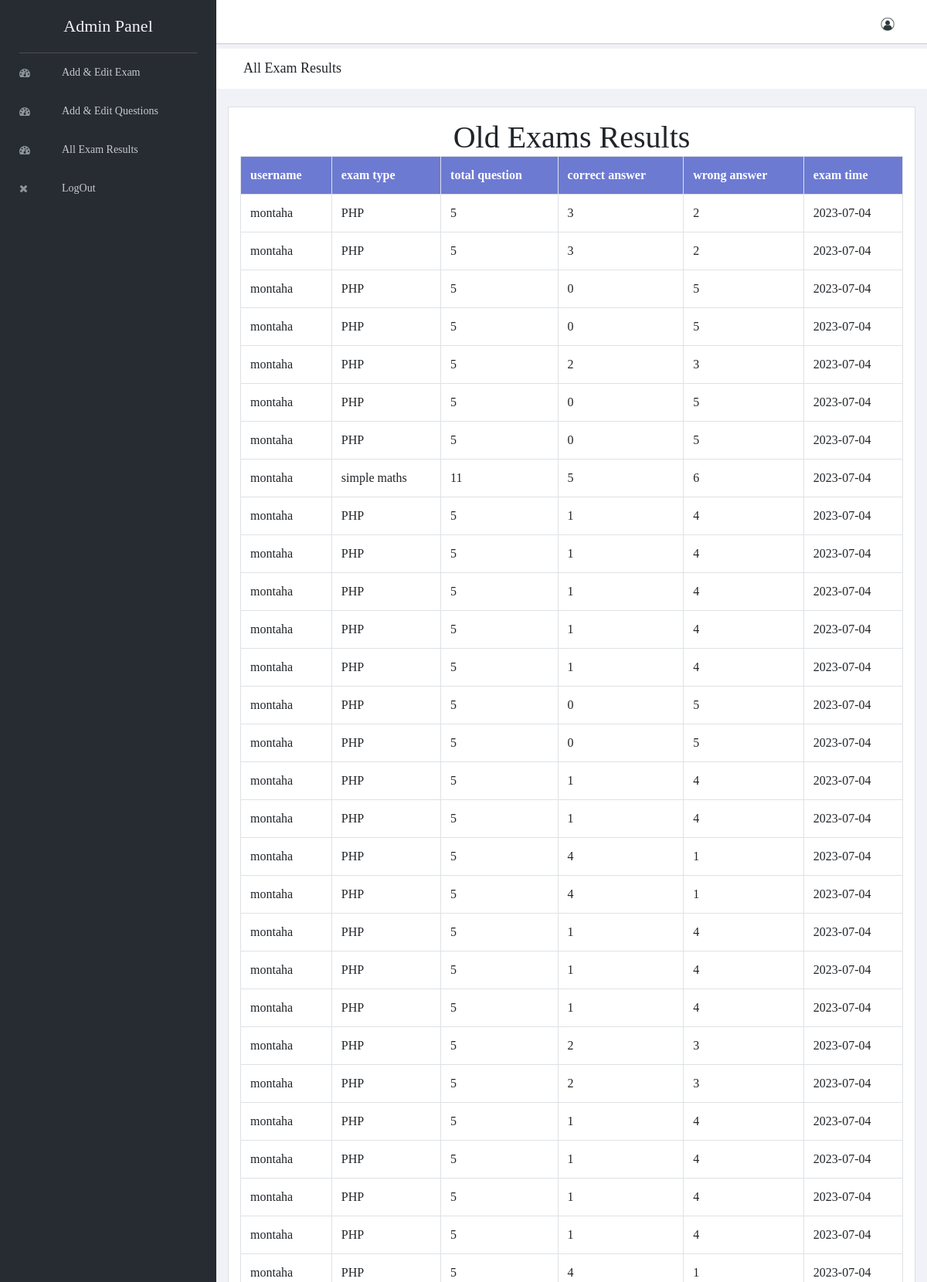
The page /admin/old-exam-results.php (signed in, upper part) on the database its author committed.
### tables this page shows
CREATE TABLE `exam_results` (
  `id` int(5) NOT NULL,
  `username` varchar(100) NOT NULL,
  `exam_type` varchar(100) NOT NULL,
  `total_question` varchar(10) NOT NULL,
  `correct_answer` varchar(10) NOT NULL,
  `wrong_answer` varchar(10) NOT NULL,
  `exam_time` varchar(50) NOT NULL
);

### admin/old-exam-results.php (the view, shortened to what this page needs)
<?php
include "header.php";
include "../connection.php";
    ?>
    <div class="breadcrumbs">
        <div class="col-sm-4">
            <div class="page-header float-left">
                <div class="page-title">
                    <h1>All Exam Results</h1>
                </div>
            </div>
        </div>
    </div>
    <div class="content mt-3">
        <div class="animated fadeIn">
            <div class="row">
                <div class="col-lg-12">
                    <div class="card">
                        <div class="card-body">
                            <center>
                                <h1>Old Exams Results</h1>
                            </center>
                            <?php
                            $res=mysqli_query($link,"select * from exam_results order by id desc");
                            $count=mysqli_num_rows($res);
                            if($count==0)
                            {
                                ?>
                                <center>
                                    <h1>No Results Found</h1>
                                </center>
                                <?php
                            }
                            else{
                                echo "<table class='table table-bordered'>";
                                echo "<tr style='background-color: #6D7AD2; color:white'>";
                                echo "<th>"; echo "username"; echo "</th>";
                                echo "<th>"; echo "exam type"; echo "</th>";
                                echo "<th>"; echo "total question";  echo "</th>";
                                echo "<th>"; echo "correct answer";  echo "</th>";
                                echo "<th>"; echo "wrong answer";  echo "</th>";
                                echo "<th>"; echo "exam time"; echo "</th>";
                                echo "</tr>";
                                while($row=mysqli_fetch_array($res))
                                {
                                    echo "<tr>";
                                    echo "<td>"; echo $row["username"]; echo "</td>";
                                    echo "<td>"; echo $row["exam_type"]; echo "</td>";
                                    echo "<td>"; echo $row["total_question"];  echo "</td>";
                                    echo "<td>"; echo $row["correct_answer"];  echo "</td>";
                                    echo "<td>"; echo $row["wrong_answer"];  echo "</td>";
                                    echo "<td>"; echo $row["exam_time"]; echo "</td>";
                                    echo "</tr>";
                                }
                                echo "</table>";
                            }
                            ?>
                        </div>
                    </div>
                </div>
            </div>
        </div>
    </div>
<?php
include "footer.php";
?>

### admin/header.php (shortened to what this page needs)
<!doctype html>
<html class="no-js" lang="en">
<head>
    <link rel="stylesheet" href="vendors/bootstrap/dist/css/bootstrap.min.css">
    <link rel="stylesheet" href="vendors/font-awesome/css/font-awesome.min.css">
    <link rel="stylesheet" href="vendors/themify-icons/css/themify-icons.css">
    <link rel="stylesheet" href="vendors/flag-icon-css/css/flag-icon.min.css">
    <link rel="stylesheet" href="vendors/selectFX/css/cs-skin-elastic.css">
    <link rel="stylesheet" href="assets/css/style.css">
</head>
<body>
<aside id="left-panel" class="left-panel">
    <nav class="navbar navbar-expand-sm navbar-default">
        <div class="navbar-header">
            <a class="navbar-brand" href="./">
                Admin Panel
            </a>
        </div>
        <div id="main-menu" class="main-menu collapse navbar-collapse">
            <ul class="nav navbar-nav">
                <li>
                    <a href="exam_category.php"> <i class="menu-icon fa fa-dashboard"></i>Add & Edit Exam</a>
                </li>
                <li>
                    <a href="add_edit_exam_questions.php"> <i class="menu-icon fa fa-dashboard"></i>Add & Edit Questions</a>
                </li>
                <li>
                    <a href="old-exam-results.php"> <i class="menu-icon fa fa-dashboard"></i>All Exam Results</a>
                </li>
                <li>
                    <a href="logout.php"> <i class="menu-icon fa fa-close"></i>LogOut </a>
                </li>
            </ul>
        </div>
    </nav>
</aside>
<div id="right-panel" class="right-panel">
    <header id="header" class="header">
        <div class="header-menu">
            <div class="col-sm-7">
            </div>
            <div class="col-sm-5">
                <div class="user-area dropdown float-right">
                    <a href="#" class="dropdown-toggle" data-toggle="dropdown" aria-haspopup="true" aria-expanded="false">
                        <img class="user-avatar rounded-circle" src="images/admin.jpg" alt="User Avatar">
                    </a>
                </div>
            </div>
        </div>
    </header>

### admin/footer.php (shortened to what this page needs)
</div>
</body>
</html>

### rows shown on the page
exam_results: username "montaha", exam_type "PHP", total_question "5", correct_answer "3", wrong_answer "2", exam_time "2023-07-04"
exam_results: username "montaha", exam_type "PHP", total_question "5", correct_answer "3", wrong_answer "2", exam_time "2023-07-04"
exam_results: username "montaha", exam_type "PHP", total_question "5", correct_answer "0", wrong_answer "5", exam_time "2023-07-04"
exam_results: username "montaha", exam_type "PHP", total_question "5", correct_answer "0", wrong_answer "5", exam_time "2023-07-04"
exam_results: username "montaha", exam_type "PHP", total_question "5", correct_answer "2", wrong_answer "3", exam_time "2023-07-04"
exam_results: username "montaha", exam_type "PHP", total_question "5", correct_answer "0", wrong_answer "5", exam_time "2023-07-04"
exam_results: username "montaha", exam_type "PHP", total_question "5", correct_answer "0", wrong_answer "5", exam_time "2023-07-04"
exam_results: username "montaha", exam_type "simple maths", total_question "11", correct_answer "5", wrong_answer "6", exam_time "2023-07-04"
exam_results: username "montaha", exam_type "PHP", total_question "5", correct_answer "1", wrong_answer "4", exam_time "2023-07-04"
exam_results: username "montaha", exam_type "PHP", total_question "5", correct_answer "1", wrong_answer "4", exam_time "2023-07-04"
exam_results: username "montaha", exam_type "PHP", total_question "5", correct_answer "1", wrong_answer "4", exam_time "2023-07-04"
exam_results: username "montaha", exam_type "PHP", total_question "5", correct_answer "1", wrong_answer "4", exam_time "2023-07-04"
exam_results: username "montaha", exam_type "PHP", total_question "5", correct_answer "1", wrong_answer "4", exam_time "2023-07-04"
exam_results: username "montaha", exam_type "PHP", total_question "5", correct_answer "0", wrong_answer "5", exam_time "2023-07-04"
exam_results: username "montaha", exam_type "PHP", total_question "5", correct_answer "0", wrong_answer "5", exam_time "2023-07-04"
exam_results: username "montaha", exam_type "PHP", total_question "5", correct_answer "1", wrong_answer "4", exam_time "2023-07-04"
exam_results: username "montaha", exam_type "PHP", total_question "5", correct_answer "1", wrong_answer "4", exam_time "2023-07-04"
exam_results: username "montaha", exam_type "PHP", total_question "5", correct_answer "4", wrong_answer "1", exam_time "2023-07-04"
exam_results: username "montaha", exam_type "PHP", total_question "5", correct_answer "4", wrong_answer "1", exam_time "2023-07-04"
exam_results: username "montaha", exam_type "PHP", total_question "5", correct_answer "1", wrong_answer "4", exam_time "2023-07-04"
exam_results: username "montaha", exam_type "PHP", total_question "5", correct_answer "1", wrong_answer "4", exam_time "2023-07-04"
exam_results: username "montaha", exam_type "PHP", total_question "5", correct_answer "1", wrong_answer "4", exam_time "2023-07-04"
exam_results: username "montaha", exam_type "PHP", total_question "5", correct_answer "2", wrong_answer "3", exam_time "2023-07-04"
exam_results: username "montaha", exam_type "PHP", total_question "5", correct_answer "2", wrong_answer "3", exam_time "2023-07-04"
exam_results: username "montaha", exam_type "PHP", total_question "5", correct_answer "1", wrong_answer "4", exam_time "2023-07-04"
exam_results: username "montaha", exam_type "PHP", total_question "5", correct_answer "1", wrong_answer "4", exam_time "2023-07-04"
exam_results: username "montaha", exam_type "PHP", total_question "5", correct_answer "1", wrong_answer "4", exam_time "2023-07-04"
exam_results: username "montaha", exam_type "PHP", total_question "5", correct_answer "1", wrong_answer "4", exam_time "2023-07-04"
exam_results: username "montaha", exam_type "PHP", total_question "5", correct_answer "4", wrong_answer "1", exam_time "2023-07-04"
